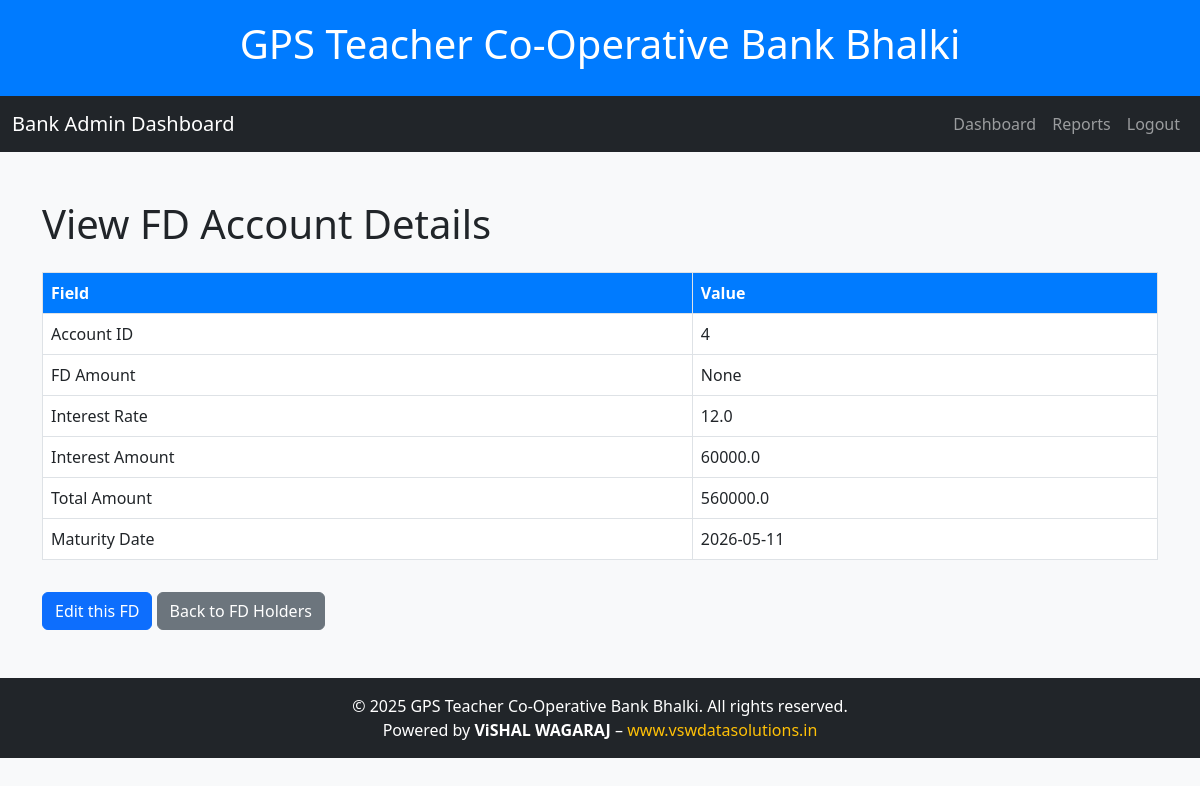
/view_fd/2 (signed in), run on the app's committed database.
### tables this page shows
CREATE TABLE fd_accounts (
    fd_id INTEGER PRIMARY KEY AUTOINCREMENT,
    account_id INTEGER NOT NULL,
    amount REAL NOT NULL,
    interest_rate REAL,
    fd_date DATE,
    maturity_date TEXT,
    interest_amount REAL,
    total_amount REAL,
    status TEXT DEFAULT 'active',
    fd_amount REAL,
    start_date TEXT
);

### app.py (the view)
@app.route("/view_fd/<int:fd_id>")
@login_required
def view_fd(fd_id):
    conn = get_db_connection()
    fd = conn.execute("SELECT * FROM fd_accounts WHERE fd_id = ?", (fd_id,)).fetchone()
    conn.close()
    return render_template("view_fd.html", fd=fd)  # Template for viewing the FD details

### app.py (called while the page is built)
def get_db_connection():
    conn = sqlite3.connect('db/bank.db')
    conn.row_factory = sqlite3.Row
    return conn

@app.after_request
def add_no_cache_headers(response):
    response.headers["Cache-Control"] = "no-store, no-cache, must-revalidate, post-check=0, pre-check=0, max-age=0"
    response.headers["Pragma"] = "no-cache"
    response.headers["Expires"] = "-1"
    return response

### utils/auth_decorator.py (called while the page is built)
def login_required(f):
    @wraps(f)
    def decorated_function(*args, **kwargs):
        if "admin_id" not in session:
            flash("Please login to access this page.", "warning")
            return redirect(url_for("login"))
        response = make_response(f(*args, **kwargs))
        response.headers["Cache-Control"] = "no-store, no-cache, must-revalidate, max-age=0"
        response.headers["Pragma"] = "no-cache"
        response.headers["Expires"] = "0"
        return response
    return decorated_function

### templates/view_fd.html (shortened to what this page needs)
<!DOCTYPE html>
<html lang="en">
<head>
    <link rel="stylesheet" href="https://cdn.jsdelivr.net/npm/bootstrap@5.3.0/dist/css/bootstrap.min.css">
</head>
<body>
    <header class="header">
        <h1>GPS Teacher Co-Operative Bank Bhalki</h1>
    </header>
    <nav class="navbar navbar-expand-lg navbar-dark bg-dark">
        <div class="container-fluid">
            <a class="navbar-brand" href="/">Bank Admin Dashboard</a>
            <div class="collapse navbar-collapse" id="navbarNav">
                <ul class="navbar-nav ms-auto">
                    <li class="nav-item"><a class="nav-link" href="/admin_dashboard">Dashboard</a></li>
                    <li class="nav-item"><a class="nav-link" href="/generate_report">Reports</a></li>
                    <li class="nav-item"><a class="nav-link" href="/logout">Logout</a></li>
                </ul>
            </div>
        </div>
    </nav>
    <div class="container mt-5">
        <h1 class="mb-4">View FD Account Details</h1>
        {% if fd %}
        <div class="table-responsive">
            <table class="table table-bordered">
                <thead class="thead-dark">
                    <tr>
                        <th scope="col">Field</th>
                        <th scope="col">Value</th>
                    </tr>
                </thead>
                <tbody>
                    <tr>
                        <td>Account ID</td>
                        <td>{{ fd['account_id'] }}</td>
                    </tr>
                    <tr>
                        <td>FD Amount</td>
                        <td>{{ fd['fd_amount'] }}</td>
                    </tr>
                    <tr>
                        <td>Interest Rate</td>
                        <td>{{ fd['interest_rate'] }}</td>
                    </tr>
                    <tr>
                        <td>Interest Amount</td>
                        <td>{{ fd['interest_amount'] }}</td>
                    </tr>
                    <tr>
                        <td>Total Amount</td>
                        <td>{{ fd['total_amount'] }}</td>
                    </tr>
                    <tr>
                        <td>Maturity Date</td>
                        <td>{{ fd['maturity_date'] }}</td>
                    </tr>
                </tbody>
            </table>
        </div>
        <div class="mt-3">
            <a href="{{ url_for('edit_fd', fd_id=fd['fd_id']) }}" class="btn btn-primary">Edit this FD</a>
            <a href="{{ url_for('fd_holders') }}" class="btn btn-secondary ml-2">Back to FD Holders</a>
        </div>
        {% else %}
        <div class="alert alert-warning mt-3">
            <p>FD account not found!</p>
        </div>
        {% endif %}
    </div>
<footer class="footer mt-5 text-center bg-dark text-white py-3">
    <p class="mb-0">
        &copy; 2025 GPS Teacher Co-Operative Bank Bhalki. All rights reserved. <br>
        Powered by <strong>ViSHAL WAGARAJ</strong> –
        <a href="https://www.vswdatasolutions.in" target="_blank" class="text-warning text-decoration-none">
            www.vswdatasolutions.in
        </a>
    </p>
</footer>
    <script src="https://cdn.jsdelivr.net/npm/bootstrap@5.3.0/dist/js/bootstrap.bundle.min.js"></script> </body>
</html>

### templates/view_fd.html (style rules this page uses)
.header { background-color: #007bff; color: white; padding: 20px 0; text-align: center; }
.footer { background-color: #343a40; color: white; padding: 10px 0; text-align: center; margin-top: 20px; }
body { background-color: #f8f9fa; }
.container { margin-top: 20px; }
.table-bordered th { background-color: #007bff; color: white; }

### data on the page
fd_accounts: account_id "4", interest_rate "12.0", interest_amount "60000.0", total_amount "560000.0", maturity_date "2026-05-11"

### other printed values
{{ fd['fd_amount'] }} "None"
